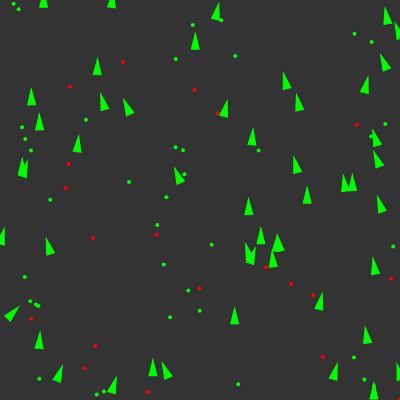
Frame 1 (no input)
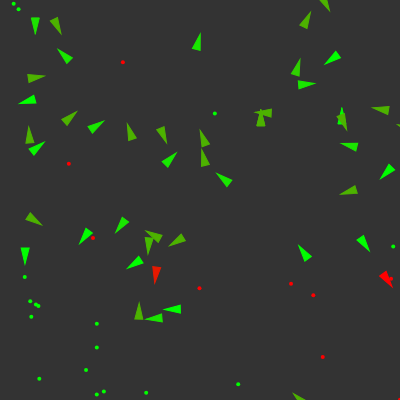
Frame 60 (no input)
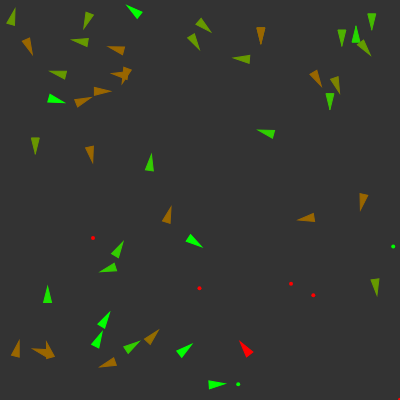
Frame 120 (the mouse pressed at the canvas centre since frame 60)

The p5.js sketch that drew these frames (run headless with seeded random() and noise() and a simulated clock; from frame 60 on, the mouse is pressed at the canvas centre):

// p5.js sketch
// ── sketch.js
// globals
let vehicles = [],
    food = [],
    poison = [];
let debug;


// constant
const SCREEN_SIZE = 400;

// Setup
function setup() {
  createCanvas(SCREEN_SIZE, SCREEN_SIZE);
  for (let i = 0; i < 50; i++) {
    let x = random(width);
    let y = random(height);
    vehicles[i] = new Vehicle(x, y);
  }
  
  for (let i = 0; i < 40; i++) {
    let x = random(width);
    let y = random(height);
    food.push(createVector(x, y));
  }

  for (let i = 0; i < 20; i++) {
    let x = random(width);
    let y = random(height);
    poison.push(createVector(x, y));
  }

  debug = createCheckbox();
}
// Draw
function draw(){
  background(51);

  if (random(1) < 0.1) {
    let x = random(width);
    let y = random(height);
    food.push(createVector(x, y));
  }

  if (random(1) < 0.01) {
    let x = random(width);
    let y = random(height);
    poison.push(createVector(x, y));
  }


  for (let i = 0; i < food.length; i++) {
    fill(0, 255, 0);
    noStroke();
    ellipse(food[i].x, food[i].y, 4, 4);
  }

  for (let i = 0; i < poison.length; i++) {
    fill(255, 0, 0);
    noStroke();
    ellipse(poison[i].x, poison[i].y, 4, 4);
  }

  for (let i = vehicles.length - 1; i >= 0; i--) {
    vehicles[i].boundaries();
    vehicles[i].behaviors(food, poison);
    vehicles[i].update();
    vehicles[i].display();

    let newVehicle = vehicles[i].clone();
    if (newVehicle != null) {
      vehicles.push(newVehicle);
    }

    if (vehicles[i].dead()) {
      let x = vehicles[i].position.x;
      let y = vehicles[i].position.y;
      food.push(createVector(x, y));
      vehicles.splice(i, 1);
    }

  }
}

// Action
function mouseDragged() {
  vehicles.push(new Vehicle(mouseX, mouseY));
}
// ── vehicle.js
class Vehicle{
  constructor(x, y, dna){
    this.acceleration = createVector(0, 0);
    this.velocity = createVector(0, -2);
    this.position = createVector(x, y);
    this.r = 4;
    this.maxSpeed = 5;
    this.maxForce = 0.5;
    this.health = 1;
    this.dna = [];
    if (dna === undefined) {
      // Food weight
      this.dna[0] = random(-2, 2);
      // Poison weight
      this.dna[1] = random(-2, 2);
      // Food perception
      this.dna[2] = random(0, 100);
      // Poision Percepton
      this.dna[3] = random(0, 100);
    } else {
      // Mutation
      this.dna[0] = dna[0];
      if (random(1) < 0.01) {
        this.dna[0] += random(-0.1, 0.1);
      }
      this.dna[1] = dna[1];
      if (random(1) < 0.01) {
        this.dna[1] += random(-0.1, 0.1);
      }
      this.dna[2] = dna[2];
      if (random(1) < 0.01) {
        this.dna[2] += random(-10, 10);
      }
      this.dna[3] = dna[3];
      if (random(1) < 0.01) {
        this.dna[3] += random(-10, 10);
      }
    }
  }
  
  update(){
    this.health -= 0.005;
    this.velocity.add(this.acceleration);
    this.velocity.limit(this.maxSpeed);
    this.position.add(this.velocity);
    this.acceleration.mult(0);
  }
  
  applyForce(force){
    this.acceleration.add(force);
  }
  
  behaviors(good, bad){
    let steerG = this.eat(good, 0.2, this.dna[2]);
    let steerB = this.eat(bad, -1, this.dna[3]);
    steerG.mult(this.dna[0]);
    steerB.mult(this.dna[1]);
    this.applyForce(steerG);
    this.applyForce(steerB);
  }
  
  clone(){
    if (random(1) < 0.002) {
      return new Vehicle(this.position.x, this.position.y, this.dna);
    } else {
      return null;
    }
  }
  
  eat(list, nutrition, perception){
    let record = Infinity;
    let closest = null;
    for (let i = list.length - 1; i >= 0; i--) {
      let d = this.position.dist(list[i]);

      if (d < this.maxSpeed) {
        list.splice(i, 1);
        this.health += nutrition;
      } else {
        if (d < record && d < perception) {
          record = d;
          closest = list[i];
        }
      }
    }
    
    if (closest != null) {
      return this.seek(closest);
    }

    return createVector(0, 0);
  }
  
  seek(target){
    let desired = p5.Vector.sub(target, this.position); 
    desired.setMag(this.maxSpeed);
    let steer = p5.Vector.sub(desired, this.velocity);
    steer.limit(this.maxForce);
    return steer;
  }
  
  dead(){
    return (this.health < 0)
  }
  
  display(){
    let angle = this.velocity.heading() + PI / 2;

    push();
    translate(this.position.x, this.position.y);
    rotate(angle);


    if (debug.checked()) {
      strokeWeight(3);
      stroke(0, 255, 0);
      noFill();
      line(0, 0, 0, -this.dna[0] * 25);
      strokeWeight(2);
      ellipse(0, 0, this.dna[2] * 2);
      stroke(255, 0, 0);
      line(0, 0, 0, -this.dna[1] * 25);
      ellipse(0, 0, this.dna[3] * 2);
    }

    let gr = color(0, 255, 0);
    let rd = color(255, 0, 0);
    let col = lerpColor(rd, gr, this.health);

    fill(col);
    stroke(col);
    strokeWeight(1);
    beginShape();
    vertex(0, -this.r * 2);
    vertex(-this.r, this.r * 2);
    vertex(this.r, this.r * 2);
    endShape(CLOSE);

    pop();
  }
  
  boundaries(){
    let d = 25;

    let desired = null;

    if (this.position.x < d) {
      desired = createVector(this.maxSpeed, this.velocity.y);
    } else if (this.position.x > width - d) {
      desired = createVector(-this.maxSpeed, this.velocity.y);
    }

    if (this.position.y < d) {
      desired = createVector(this.velocity.x, this.maxSpeed);
    } else if (this.position.y > height - d) {
      desired = createVector(this.velocity.x, -this.maxSpeed);
    }

    if (desired !== null) {
      desired.normalize();
      desired.mult(this.maxSpeed);
      let steer = p5.Vector.sub(desired, this.velocity);
      steer.limit(this.maxForce);
      this.applyForce(steer);
    }
  }
}
